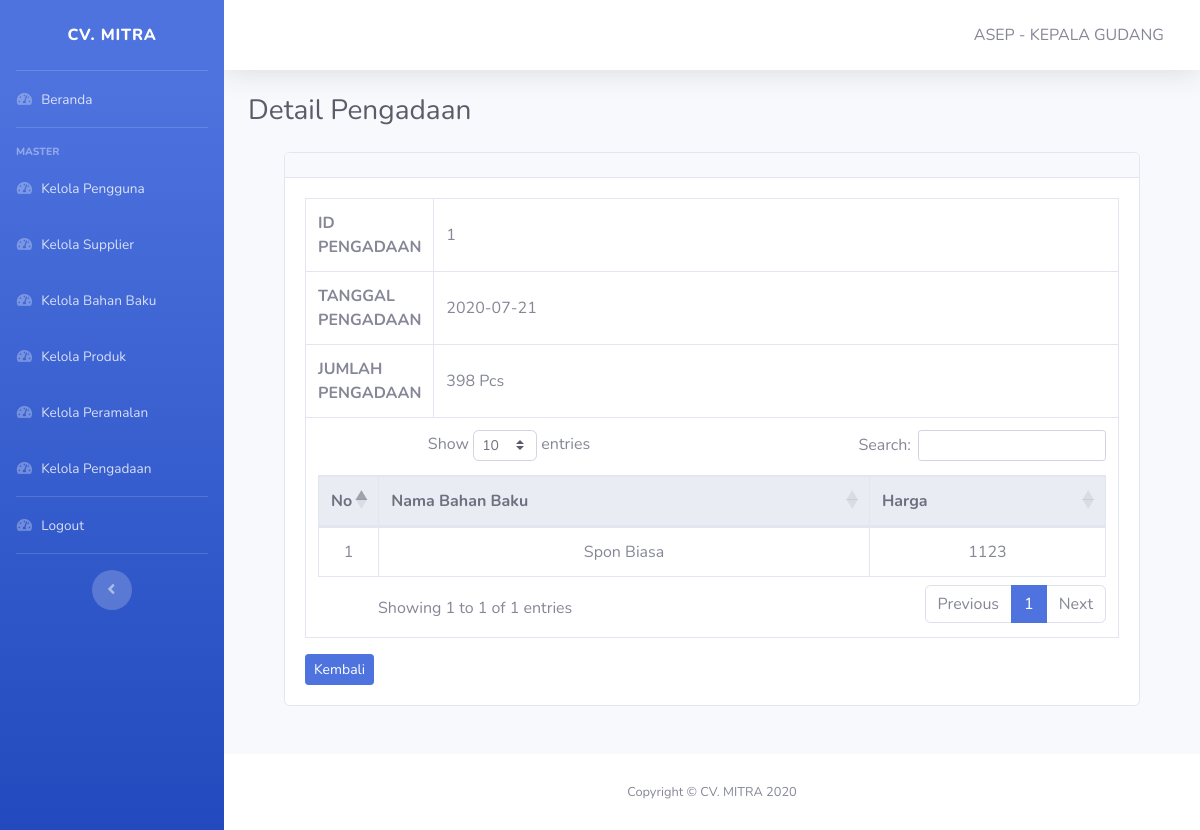
/pages/admin/detail-pengadaan.php?id=1 (signed in), run on the app's committed database.
### tables this page shows
CREATE TABLE IF NOT EXISTS `peramalan` (
  `id_peramalan` int(11) NOT NULL,
  `bulan` varchar(30) NOT NULL,
  `hasil` int(11) DEFAULT '0',
  `id_bahanbaku` varchar(6) NOT NULL,
  `id_user` int(11) NOT NULL,
  PRIMARY KEY (`id_peramalan`),
  KEY `id_user` (`id_user`),
  KEY `id_bahanbaku` (`id_bahanbaku`),
  CONSTRAINT `peramalan_ibfk_1` FOREIGN KEY (`id_user`) REFERENCES `user` (`id_user`),
  CONSTRAINT `peramalan_ibfk_2` FOREIGN KEY (`id_bahanbaku`) REFERENCES `bahanbaku` (`id_bahanbaku`)
);

CREATE TABLE IF NOT EXISTS `detail_pengadaan` (
  `id_detail_pengadaan` int(11) NOT NULL AUTO_INCREMENT,
  `id_pengadaan` int(11) NOT NULL,
  `id_bahanbaku` varchar(6) NOT NULL,
  `qty` varchar(12) DEFAULT NULL,
  PRIMARY KEY (`id_detail_pengadaan`),
  KEY `id_pengadaan` (`id_pengadaan`),
  KEY `id_bahanbaku` (`id_bahanbaku`),
  CONSTRAINT `detail_pengadaan_ibfk_1` FOREIGN KEY (`id_pengadaan`) REFERENCES `pengadaan` (`id_pengadaan`),
  CONSTRAINT `detail_pengadaan_ibfk_2` FOREIGN KEY (`id_bahanbaku`) REFERENCES `bahanbaku` (`id_bahanbaku`)
);

CREATE TABLE IF NOT EXISTS `pengadaan` (
  `id_pengadaan` int(11) NOT NULL,
  `tgl_pengadaan` date NOT NULL,
  `periode` varchar(10) DEFAULT NULL,
  `id_peramalan` int(11) NOT NULL,
  PRIMARY KEY (`id_pengadaan`),
  KEY `id_peramalan` (`id_peramalan`),
  CONSTRAINT `pengadaan_ibfk_1` FOREIGN KEY (`id_peramalan`) REFERENCES `peramalan` (`id_peramalan`)
);

CREATE TABLE IF NOT EXISTS `bahanbaku` (
  `id_bahanbaku` varchar(6) NOT NULL,
  `nama_bahanbaku` varchar(40) NOT NULL,
  `satuan_bahanbaku` varchar(10) NOT NULL,
  `harga` varchar(20) NOT NULL,
  `id_supplier` int(11) NOT NULL,
  PRIMARY KEY (`id_bahanbaku`),
  KEY `id_supplier` (`id_supplier`),
  CONSTRAINT `bahanbaku_ibfk_2` FOREIGN KEY (`id_supplier`) REFERENCES `supplier` (`id_supplier`)
);

### pages/admin/detail-pengadaan.php (the view, shortened to what this page needs)
<!DOCTYPE html>
<html lang="en">
<head>
    <?php include '../../layout/header.php' ?>
</head>
<body id="page-top">
    <div id="wrapper">
        <?php include '../../layout/sidebar-admin.php' ?>
        <div id="content-wrapper" class="d-flex flex-column">
            <div id="content">
                <?php include '../../layout/topbar.php' ?>
                <div class="container-fluid">
                    <div class="d-sm-flex align-items-center justify-content-between mb-4">
                        <h1 class="h3 mb-0 text-gray-800">Detail Pengadaan</h1>
                    </div>
                    <div class="container row-12">
                        <div class="col">
                            <div class="card mb-5">
                                <div class="card-header">
                                </div>
                                <div class="card-body">
                                    <table class="table table-responsive-lg table-bordered">
                                        <?php
                                        include "../../koneksi.php";
                                        $id = $_GET['id'];
                                        $data = mysqli_query($koneksi, "SELECT * FROM peramalan pe JOIN pengadaan p JOIN detail_pengadaan dp JOIN bahanbaku bb WHERE pe.id_peramalan = p.id_peramalan AND p.id_pengadaan=dp.id_pengadaan AND dp.id_bahanbaku = bb.id_bahanbaku AND p.id_pengadaan = $id");
                                        if (!$data) {
                                            ?>
                                            <tr>
                                                <td colspan="3" class="text-center font-weight-bold">Data Kosong</td>
                                            </tr>
                                            <?php
                                            } else {
                                                while ($item = mysqli_fetch_array($data)) {
                                                    ?>
                                                <tr>
                                                    <th width=5%>ID PENGADAAN</th>
                                                    <td class="align-middle"><?php echo $item['id_pengadaan']; ?></td>
                                                </tr>
                                                <tr>
                                                    <th>TANGGAL PENGADAAN</th>
                                                    <td class="align-middle"><?php echo $item['tgl_pengadaan']; ?></td>
                                                </tr>
                                                <tr>
                                                    <th>JUMLAH PENGADAAN</th>
                                                    <td class="align-middle"><?php echo $item['qty']; ?> <?php echo $item['satuan_bahanbaku']; ?> </td>
                                                </tr>
                                                <tr>
                                                    <td class="text-center" colspan="2">
                                                        <table class="table table-responsive-lg table-hover table-bordered" id="Table">
                                                            <thead class="thead-light text-center">
                                                                <tr>
                                                                    <th width=6% class="align-middle">No</th>
                                                                    <th>Nama Bahan Baku</th>
                                                                    <th>Harga</th>
                                                                </tr>
                                                            </thead>
                                                            <tbody>
                                                                <?php
                                                                        $no = 1;
                                                                        $data = mysqli_query($koneksi, "SELECT * FROM bahanbaku p JOIN detail_pengadaan dp JOIN pengadaan pe WHERE p.id_bahanbaku = dp.id_bahanbaku AND pe.id_pengadaan = $id AND dp.id_pengadaan=$id");
                                                                        if (!$data) {
                                                                            ?>
                                                                    <tr>
                                                                        <td colspan="3" class="text-center font-weight-bold">Data Kosong</td>
                                                                    </tr>
                                                                    <?php
                                                                            } else {
                                                                                while ($item = mysqli_fetch_array($data)) {
                                                                                    ?>
                                                                        <tr>
                                                                            <td class="text-center align-middle"><?php echo $no++; ?></td>
                                                                            <td class="align-middle"><?php echo $item['nama_bahanbaku']; ?></td>
                                                                            <td class="align-middle"><?php echo $item['harga']; ?></td>
                                                                        </tr>
                                                                <?php
                                                                            }
                                                                        }
                                                                        ?>
                                                            </tbody>
                                                        </table>
                                                    </td>
                                                </tr>
                                        <?php
                                            }
                                        }
                                        ?>
                                    </table>
                                    <div class="nav-item">
                                        <a href="kelola-pengadaan.php" class="btn btn-sm btn-primary">Kembali</a>
                                    </div>
                                </div>
                            </div>
                        </div>
                    </div>
                </div>
            </div>
            <?php include '../../layout/footer.php' ?>
        </div>
    </div>
</body>
</html>

### data on the page
peramalan: detail_pengadaan.id_pengadaan "1", pengadaan.tgl_pengadaan "2020-07-21", detail_pengadaan.qty "398", id_bahanbaku.satuan_bahanbaku "Pcs"
detail_pengadaan: id_bahanbaku.nama_bahanbaku "Spon Biasa", id_bahanbaku.harga "1123"

### other printed values
$_SESSION['nama'] "ASEP"
$_SESSION['jabatan'] "KEPALA GUDANG"
